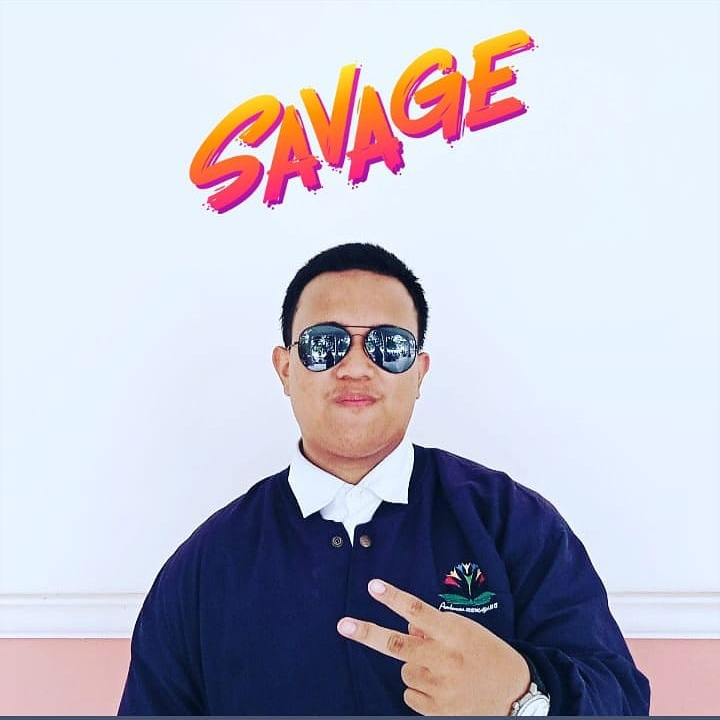
#> input picture didi2.png, 720 x 720 px
$ python citra_original_to_segmentasi_citra_inversi_rgb.py
#> lines starting #> are read from the running program, lines starting #| are printed output that depends on the picture
# -*- coding: utf-8 -*-
"""citra original to segmentasi citra inversi rgb.ipynb

Automatically generated by Colaboratory.

Original file is located at
    https://colab.research.google.com/drive/1kqiGpvZ3QeZtZMmYPak6Kip8ZxMzqM7D

C. Citra Original to citra inversi RGB

1. kita harus memanggil library python package yang di perlukan dengan cara
mengimportkan library python package nya
"""

import numpy as np
import imageio
import matplotlib.pyplot as plt

"""2. masukkan kode untuk memasukkan citra original terlebih dahulu"""

citra_asli = imageio.imread("didi2.png")
#> citra_asli is the input picture: shape (720, 720, 3); mean R, G, B 190.6, 188.5, 201.7

plt.imshow(citra_asli)
plt.title("citra original")
plt.show()

"""3. selanjutnya masukkan kode segmentasi citra digital yang kita inginkan, di sini saya memakai segmentasi citra digital metode inversi grayscale dan inversi rgb"""

# membaca gambar

img = imageio.imread("didi2.png")

img_height = img.shape[0]
#> img_height = 720
img_width = img.shape[1]
#> img_width = 720
img_channel = img.shape[2]
#> img_channel = 3

# membuat variabel versi dari gambar

img_inversi = np.zeros(img.shape, dtype=np.uint8)

#membuat fungsi untuk metode inversi rgb

def inversi_rgb(nilai):
#> called with nilai = 255
    for y in range(0, img_height):
        for x in range(0, img_width):
            red = img[y][x][0]
            red = nilai - red
            green = img[y][x][1]
            green = nilai - green
            blue = img[y][x][2]
            blue = nilai - blue
            img_inversi[y][x] = (red, green, blue)
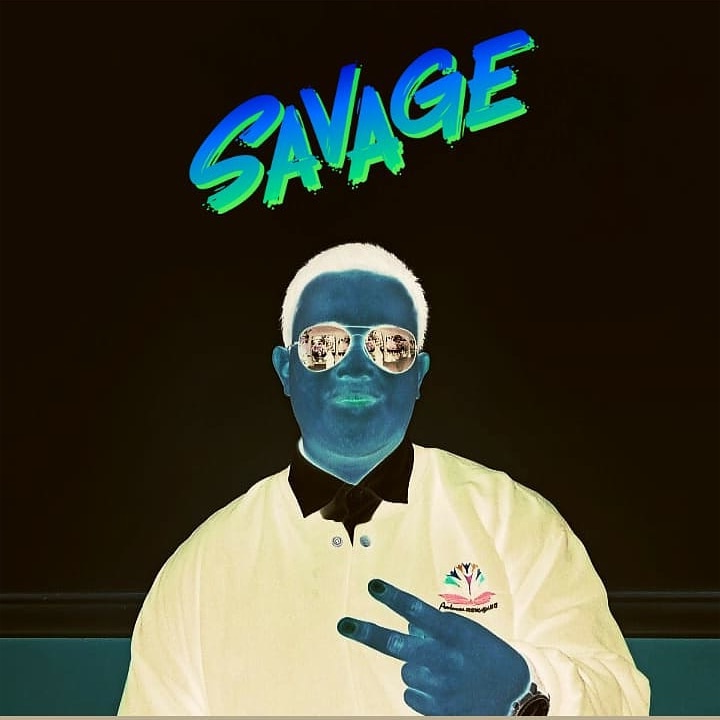
#> img_inversi: shape (720, 720, 3); mean R, G, B 64.4, 66.5, 53.3

# menampilkan hasil inversi RGB
inversi_rgb(255)
plt.imshow(img_inversi)
plt.title("inversi rgb")
plt.show()

$ run again, with didi4.jpg saved as didi2.png
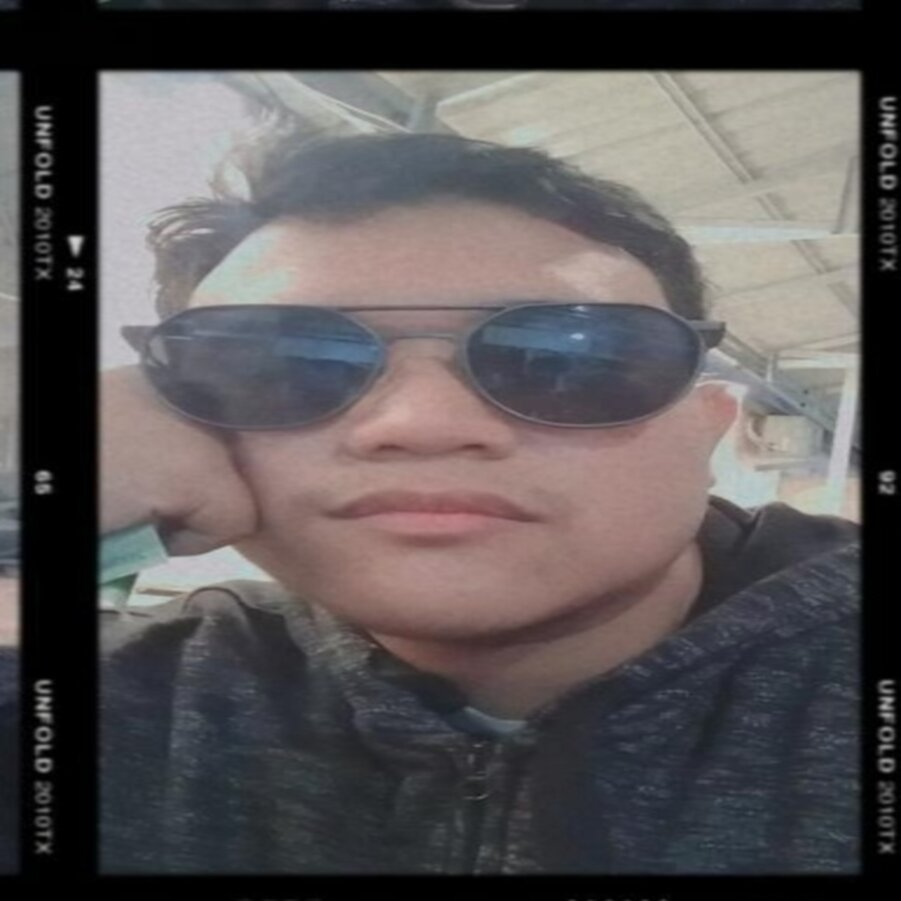
#> input picture didi4.jpg, 901 x 901 px
#> citra_asli is the input picture: shape (901, 901, 3); mean R, G, B 90.2, 85.7, 86.7
#> after the loop in inversi_rgb, `for y in range(0, img_height):`:
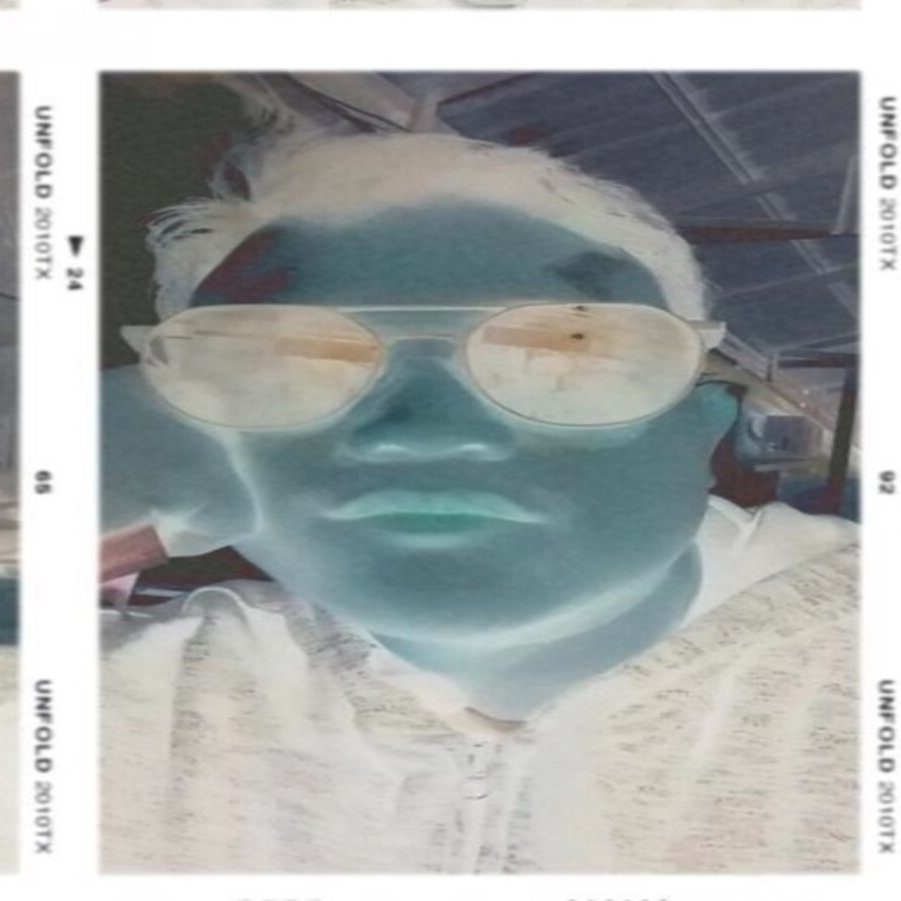
#> img_inversi: shape (901, 901, 3); mean R, G, B 164.8, 169.3, 168.3
